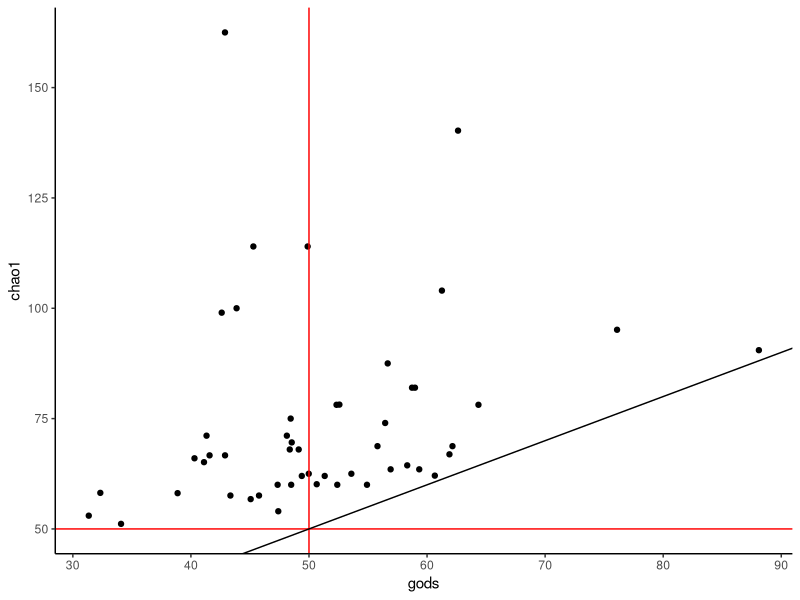
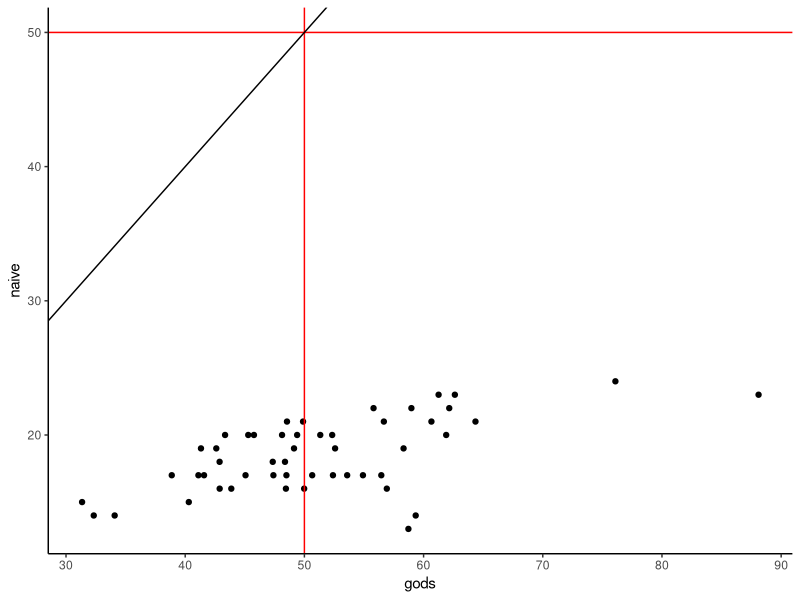
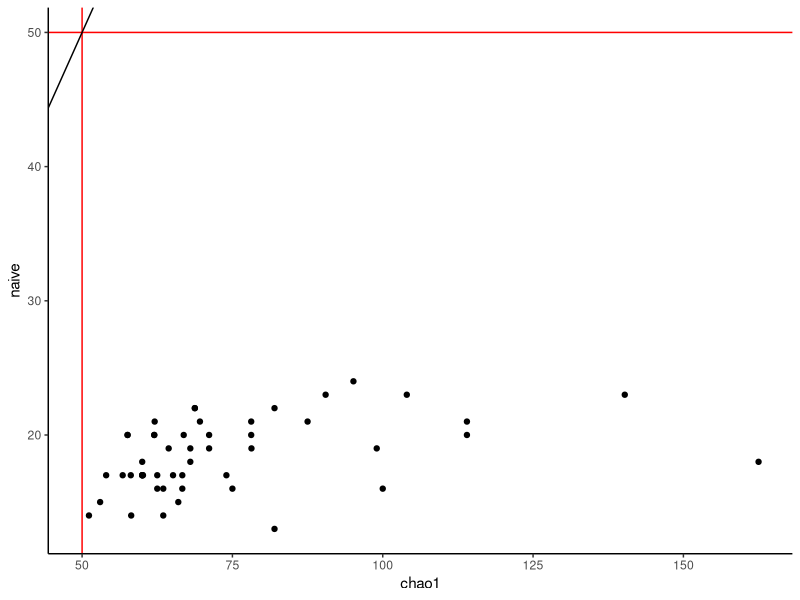

Source code (R) for these figures, in order:
# script to test god's unbiased rarity estimator on simluated community data

#a couple useful diversity estimators

library(tidyverse)

#Now make GUE (God's Unbiased Estimator)
GUE<-function(freqs, true_p,l){
    ifelse((l==0),
           exp(sum(freqs*log(1/true_p))/sum(freqs)),
           (sum(freqs*(1/true_p)^l))^(1/l)
    )
}
#Chao1, with her own weird thing for no doubletons
c1<-function(x){length(x>0)+ifelse(
    sum(x==2)>0,
    sum(x==1)^2/(sum(x==2)*2),
    sum(x==1)*(sum(x==1)-1)/2)}

#do reps times to test bias, store to a list
reps<-50
#number of true species
S<-50
#number of individuals in sample
N<-30
l<-1

out<-map_dfr(1:reps, function(x){
#make a lognormal SAD with S species

a<-exp(rnorm(S))
true_p=a/sum(a)

#Sample N from it to get observations

obs_namelist<-sample(1:S, size=N, replace=T, prob=a)
freqs<-unlist(lapply(1:S, function(x){length(which(obs_namelist==x))}))


true<-GUE(true_p, true_p, l)
gods<-GUE(freqs/sum(freqs), true_p, l)   
naive<-GUE((freqs/sum(freqs))[freqs/sum(freqs)!=0],(freqs/sum(freqs))[freqs/sum(freqs)!=0],l)
chao1<-c1(freqs)



return(data.frame(true, gods, naive, chao1, S, l, N))
})


plot_ests<-function(df, e1, e2){(df %>% ggplot(aes(x=get(e1), y=get(e2)))
    +geom_point()
    +labs(x=e1, y=e2)
    +geom_hline(yintercept=S, color="red")
    +geom_vline(xintercept=S, color="red")
	 +geom_abline()
    +theme_classic())
}

plot_ests(out, "gods", "chao1")
plot_ests(out, "gods", "naive")
plot_ests(out, "chao1", "naive")
